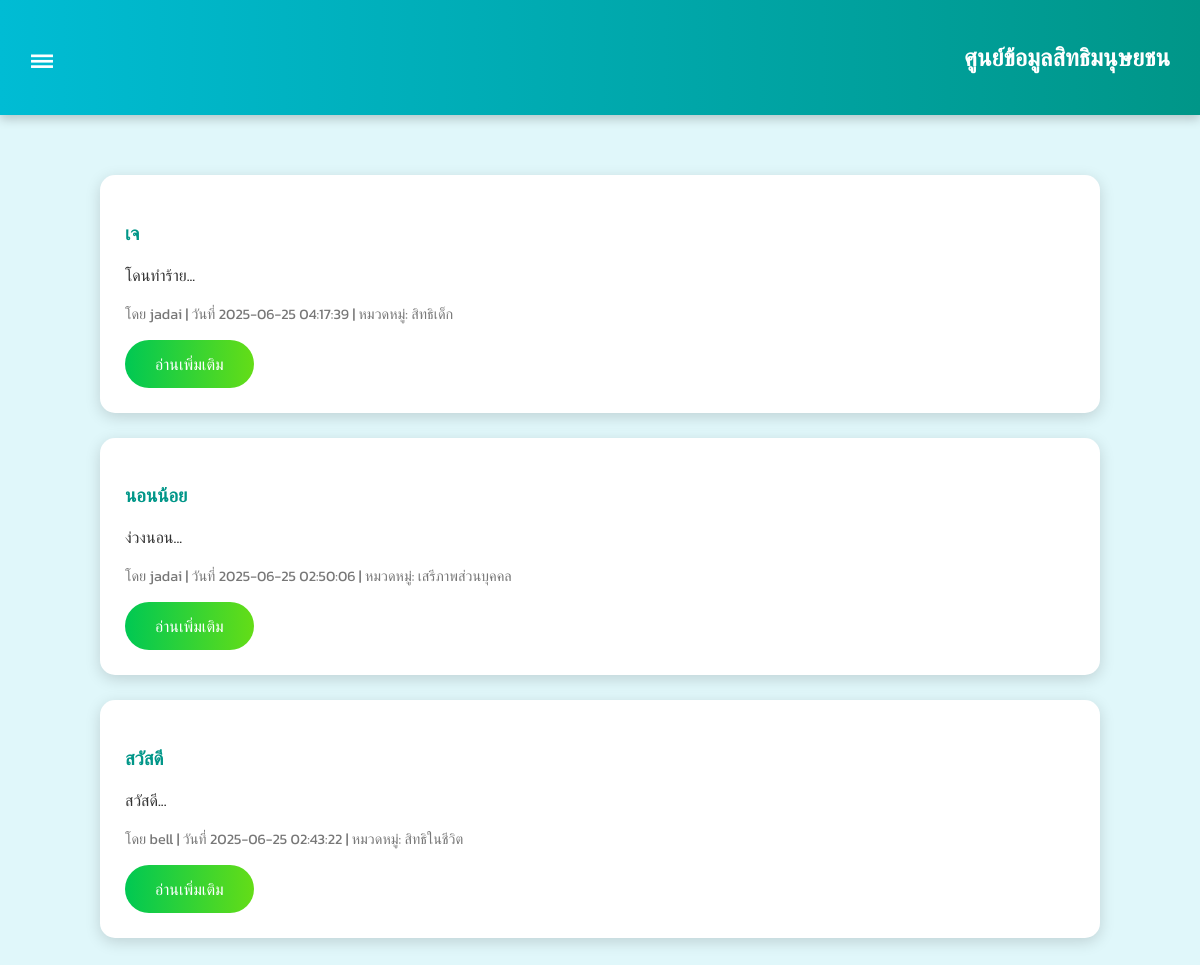
The app's page /like.php with its own data.
### tables this page shows
CREATE TABLE `posts` (
  `post_id` int(11) NOT NULL,
  `user_id` int(11) DEFAULT NULL,
  `title` varchar(255) NOT NULL,
  `content` text NOT NULL,
  `category` varchar(100) DEFAULT NULL,
  `created_at` timestamp NOT NULL DEFAULT current_timestamp()
);

CREATE TABLE `users` (
  `user_id` int(11) NOT NULL,
  `username` varchar(50) NOT NULL,
  `password` varchar(255) NOT NULL,
  `email` varchar(100) NOT NULL,
  `created_at` timestamp NOT NULL DEFAULT current_timestamp()
);

### like.php (the view, shortened to what this page needs)
<?php
require 'db_connect.php';
$sql = "SELECT p.*, u.username FROM posts p
        JOIN users u ON p.user_id = u.user_id
        ORDER BY p.created_at DESC";
$result = $conn->query($sql);
?>
<!DOCTYPE html>
<html lang="th">
<head>
</head>
<body>
<div class="header">
  <div class="hamburger" onclick="openSidebar()">☰</div>
  <h2>ศูนย์ข้อมูลสิทธิมนุษยชน</h2>
</div>
<div class="container">
  <?php if ($result->num_rows > 0): ?>
    <?php while ($row = $result->fetch_assoc()): ?>
      <div class="post-card">
        <h3><?php echo htmlspecialchars($row['title']); ?></h3>
        <p><?php echo nl2br(htmlspecialchars(substr($row['content'], 0, 200))); ?>...</p>
        <div class="meta">
          โดย <?php echo htmlspecialchars($row['username']); ?> | วันที่ <?php echo $row['created_at']; ?> | หมวดหมู่: <?php echo htmlspecialchars($row['category']); ?>
        </div>
        <a class="button" href="view_post.php?post_id=<?php echo $row['post_id']; ?>">อ่านเพิ่มเติม</a>
      </div>
    <?php endwhile; ?>
  <?php else: ?>
    <p style="text-align:center;">ยังไม่มีโพสต์</p>
  <?php endif; ?>
</div>
</body>
</html>

### like.php (style rules this page uses)
:root { --primary: #00bcd4; --secondary: #009688; --accent: #64dd17; --success: #00c853; --light: #e0f7fa; }
body { font-family: 'Kanit', sans-serif; margin: 0; background: var(--light); color: #333; }
.header { background: linear-gradient(to right, var(--primary), var(--secondary)); padding: 20px 30px; color: white; display: flex; align-items: center; justify-content: space-between; box-shadow: 0 4px 10px rgba(0,0,0,0.2); }
.hamburger { font-size: 2rem; cursor: pointer; }
.container { max-width: 1000px; margin: 40px auto; padding: 20px; }
.post-card { background: #fff; padding: 25px; border-radius: 15px; box-shadow: 0 4px 15px rgba(0,0,0,0.15); margin-bottom: 25px; transition: 0.3s; }
.post-card h3 { color: var(--secondary); margin-bottom: 15px; }
.meta { font-size: 0.9rem; color: #777; margin-top: 10px; }
a.button { display: inline-block; margin-top: 15px; background: linear-gradient(to right, var(--success), var(--accent)); color: white; padding: 12px 30px; border-radius: 50px; text-decoration: none; }

### records on screen
posts: title "เจ", content "โดนทำร้าย", user.username "jadai", created_at "2025-06-25 04:17:39", category "สิทธิเด็ก"
posts: title "นอนน้อย", content "ง่วงนอน", user.username "jadai", created_at "2025-06-25 02:50:06", category "เสรีภาพส่วนบุคคล"
posts: title "สวัสดี", content "สวัสดี", user.username "bell", created_at "2025-06-25 02:43:22", category "สิทธิในชีวิต"
